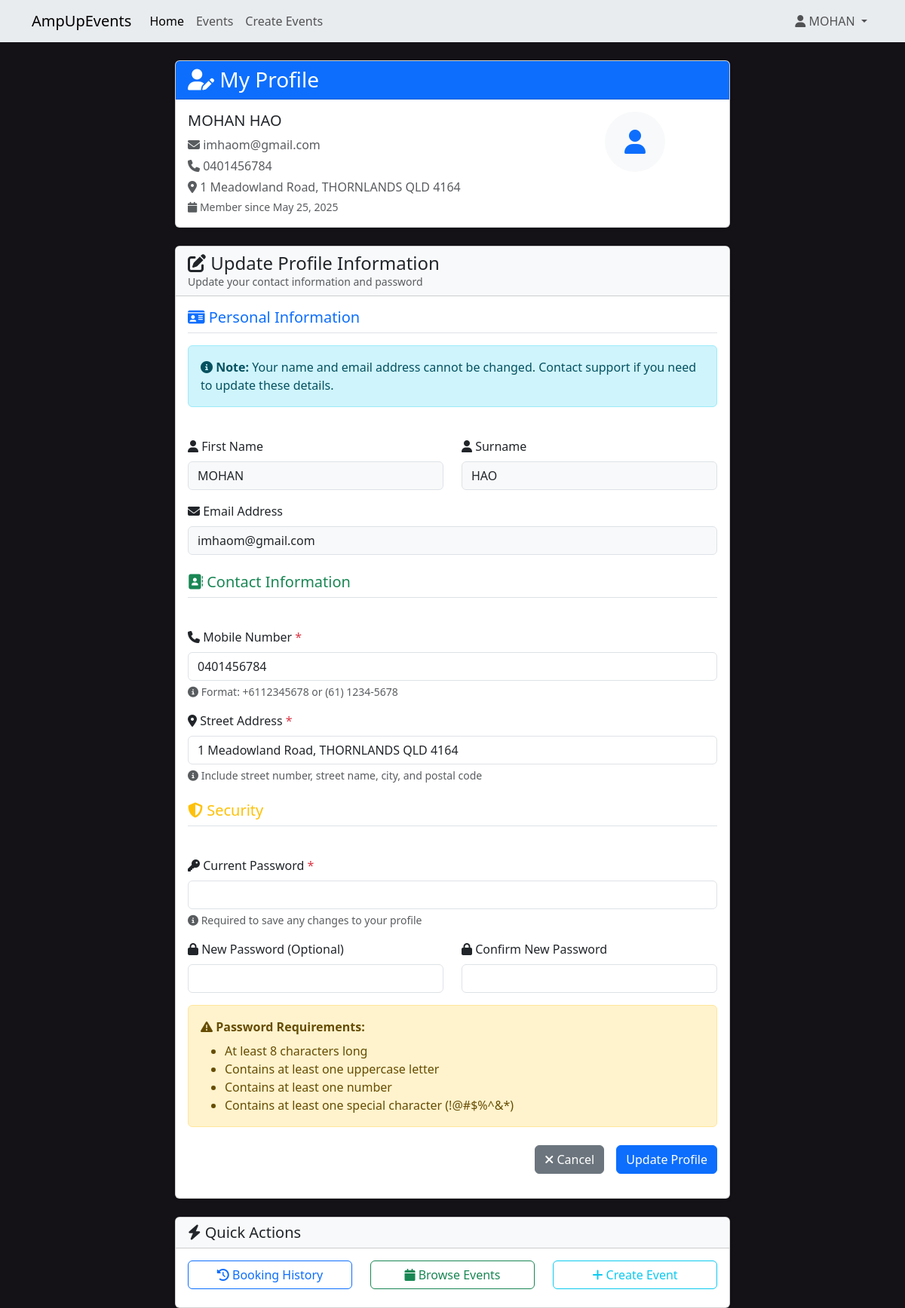
Screenshot of /profile (signed in) with the database file from the repository.
### website/models.py (models this page shows, shortened)
class User(db.Model, UserMixin):
    __tablename__ = 'users'
    id = db.Column(db.Integer, primary_key=True)  # Unique identifier for the user.
    firstName = db.Column(db.String(100), index=True, unique=False, nullable=False)  # User's first name, indexed for faster searches
    surname = db.Column(db.String(100), index=True, unique=False, nullable=False)  # User's surname, indexed
    email = db.Column(db.String(100), index=True, nullable=False, unique=True)  # User's email, must be unique
    mobileNumber = db.Column(db.String(15), index=True, nullable=False, unique=True)  # User's mobile number, must be unique
    streetAddress = db.Column(db.String(150), index=True, nullable=False)  # User's street address
    password_hash = db.Column(db.String(255), nullable=False)  # Hashed password for security
    role = db.Column(db.String(20), default='attendee')  # User role, defaults to 'attendee' (e.g., 'creator', 'admin')
    created_at = db.Column(db.DateTime, default=datetime.now)  # Timestamp for when the user was created
    updated_at = db.Column(db.DateTime, default=datetime.now, onupdate=datetime.now)  # Timestamp for the last update
    comments = db.relationship('Comment', backref='user', lazy='dynamic')
    bookings = db.relationship('Booking', backref='user', lazy='dynamic')
    events_created = db.relationship('Event', foreign_keys='Event.created_by', backref='creator_user', lazy='dynamic')

### website/views.py (the view, shortened to what this page needs)
@main_bp.route('/profile', methods=['GET', 'POST'])
@login_required
def profile():
    form = ProfileUpdateForm(original_mobile=current_user.mobileNumber)
    if request.method == 'GET':
        form.firstName.data = current_user.firstName
        form.surname.data = current_user.surname
        form.email.data = current_user.email
        form.mobileNumber.data = current_user.mobileNumber
        form.streetAddress.data = current_user.streetAddress
    return render_template('auth/profile.html', form=form)

### website/templates/auth/profile.html (shortened to what this page needs)
{% extends 'base.html' %}
{% block content %}
<div class="container mt-4">
    <div class="row justify-content-center">
        <div class="col-md-8">
            <div class="card shadow-sm mb-4">
                <div class="card-header bg-primary text-white">
                    <h3 class="card-title mb-0">
                        <i class="fas fa-user-edit"></i> My Profile
                    </h3>
                </div>
                <div class="card-body">
                    <div class="row">
                        <div class="col-md-8">
                            <h5>{{ current_user.firstName }} {{ current_user.surname }}</h5>
                            <p class="text-muted mb-1">
                                <i class="fas fa-envelope"></i> {{ current_user.email }}
                            </p>
                            <p class="text-muted mb-1">
                                <i class="fas fa-phone"></i> {{ current_user.mobileNumber }}
                            </p>
                            <p class="text-muted mb-1">
                                <i class="fas fa-map-marker-alt"></i> {{ current_user.streetAddress }}
                            </p>
                            <small class="text-muted">
                                <i class="fas fa-calendar"></i> Member since {{ current_user.created_at.strftime('%B %d, %Y') }}
                            </small>
                        </div>
                        <div class="col-md-4 text-center">
                            <div class="bg-light rounded-circle d-inline-flex align-items-center justify-content-center"
                                 style="width: 80px; height: 80px;">
                                <i class="fas fa-user fa-2x text-primary"></i>
                            </div>
                        </div>
                    </div>
                </div>
            </div>
            <div class="card shadow-sm">
                <div class="card-header bg-light">
                    <h4 class="card-title mb-0">
                        <i class="fas fa-edit"></i> Update Profile Information
                    </h4>
                    <small class="text-muted">Update your contact information and password</small>
                </div>
                <div class="card-body">
                    <form method="POST" novalidate>
                        <div class="row mb-4">
                            <div class="col-12">
                                <h5 class="text-primary border-bottom pb-2 mb-3">
                                    <i class="fas fa-id-card"></i> Personal Information
                                </h5>
                                <div class="alert alert-info" role="alert">
                                    <i class="fas fa-info-circle"></i>
                                    <strong>Note:</strong> Your name and email address cannot be changed.
                                    Contact support if you need to update these details.
                                </div>
                            </div>
                        </div>
                        <div class="row mb-3">
                            <div class="col-md-6">
                                <label for="{{ form.firstName.id }}" class="form-label">
                                    <i class="fas fa-user"></i> First Name
                                </label>
                                {{ form.firstName(class="form-control bg-light") }}
                            </div>
                            <div class="col-md-6">
                                <label for="{{ form.surname.id }}" class="form-label">
                                    <i class="fas fa-user"></i> Surname
                                </label>
                                {{ form.surname(class="form-control bg-light") }}
                            </div>
                        </div>
                        <div class="row mb-4">
                            <div class="col-12">
                                <label for="{{ form.email.id }}" class="form-label">
                                    <i class="fas fa-envelope"></i> Email Address
                                </label>
                                {{ form.email(class="form-control bg-light") }}
                            </div>
                        </div>
                        <div class="row mb-4">
                            <div class="col-12">
                                <h5 class="text-success border-bottom pb-2 mb-3">
                                    <i class="fas fa-address-book"></i> Contact Information
                                </h5>
                            </div>
                        </div>
                        <div class="row mb-3">
                            <div class="col-12">
                                <label for="{{ form.mobileNumber.id }}" class="form-label">
                                    <i class="fas fa-phone"></i> Mobile Number <span class="text-danger">*</span>
                                </label>
                                {{ form.mobileNumber(class="form-control" + (" is-invalid" if form.mobileNumber.errors else "")) }}
                                <div class="form-text">
                                    <i class="fas fa-info-circle"></i>
                                    Format: +6112345678 or (61) 1234-5678
                                </div>
                            </div>
                        </div>
                        <div class="row mb-4">
                            <div class="col-12">
                                <label for="{{ form.streetAddress.id }}" class="form-label">
                                    <i class="fas fa-map-marker-alt"></i> Street Address <span class="text-danger">*</span>
                                </label>
                                {{ form.streetAddress(class="form-control" + (" is-invalid" if form.streetAddress.errors else "")) }}
                                <div class="form-text">
                                    <i class="fas fa-info-circle"></i>
                                    Include street number, street name, city, and postal code
                                </div>
                            </div>
                        </div>
                        <div class="row mb-4">
                            <div class="col-12">
                                <h5 class="text-warning border-bottom pb-2 mb-3">
                                    <i class="fas fa-shield-alt"></i> Security
                                </h5>
                            </div>
                        </div>
                        <div class="row mb-3">
                            <div class="col-12">
                                <label for="{{ form.current_password.id }}" class="form-label">
                                    <i class="fas fa-key"></i> Current Password <span class="text-danger">*</span>
                                </label>
                                {{ form.current_password(class="form-control" + (" is-invalid" if form.current_password.errors else "")) }}
                                <div class="form-text">
                                    <i class="fas fa-info-circle"></i>
                                    Required to save any changes to your profile
                                </div>
                            </div>
                        </div>
                        <div class="row mb-3">
                            <div class="col-md-6">
                                <label for="{{ form.new_password.id }}" class="form-label">
                                    <i class="fas fa-lock"></i> New Password (Optional)
                                </label>
                                {{ form.new_password(class="form-control" + (" is-invalid" if form.new_password.errors else "")) }}
                            </div>
                            <div class="col-md-6">
                                <label for="{{ form.confirm_password.id }}" class="form-label">
                                    <i class="fas fa-lock"></i> Confirm New Password
                                </label>
                                {{ form.confirm_password(class="form-control" + (" is-invalid" if form.confirm_password.errors else "")) }}
                            </div>
                        </div>
                        <div class="alert alert-warning" role="alert">
                            <i class="fas fa-exclamation-triangle"></i>
                            <strong>Password Requirements:</strong>
                            <ul class="mb-0 mt-2">
                                <li>At least 8 characters long</li>
                                <li>Contains at least one uppercase letter</li>
                                <li>Contains at least one number</li>
                                <li>Contains at least one special character (!@#$%^&*)</li>
                            </ul>
                        </div>
                        <div class="row mt-4">
                            <div class="col-12">
                                <div class="d-grid gap-2 d-md-flex justify-content-md-end">
                                    <a href="{{ url_for('main.booking_history') }}" class="btn btn-secondary me-md-2">
                                        <i class="fas fa-times"></i> Cancel
                                    </a>
                                    {{ form.submit(class="btn btn-primary") }}
                                </div>
                            </div>
                        </div>
                    </form>
                </div>
            </div>
            <div class="card shadow-sm mt-4">
                <div class="card-header bg-light">
                    <h5 class="card-title mb-0">
                        <i class="fas fa-bolt"></i> Quick Actions
                    </h5>
                </div>
                <div class="card-body">
                    <div class="row">
                        <div class="col-md-4 mb-2">
                            <a href="{{ url_for('main.booking_history') }}" class="btn btn-outline-primary w-100">
                                <i class="fas fa-history"></i> Booking History
                            </a>
                        </div>
                        <div class="col-md-4 mb-2">
                            <a href="{{ url_for('event.allevents') }}" class="btn btn-outline-success w-100">
                                <i class="fas fa-calendar"></i> Browse Events
                            </a>
                        </div>
                        <div class="col-md-4 mb-2">
                            <a href="{{ url_for('event.create') }}" class="btn btn-outline-info w-100">
                                <i class="fas fa-plus"></i> Create Event
                            </a>
                        </div>
                    </div>
                </div>
            </div>
        </div>
    </div>
</div>
{% endblock %}

### website/templates/base.html (shortened to what this page needs)
<html>
<head>
    <link href="https://cdn.jsdelivr.net/npm/bootstrap@5.3.2/dist/css/bootstrap.min.css" rel="stylesheet"
>
    <link rel="stylesheet" href="https://cdnjs.cloudflare.com/ajax/libs/font-awesome/6.4.0/css/all.min.css">
</head>
<body style="background-color: #141117;">
    <header>
        <nav class="navbar navbar-expand-lg navbar-light bg-body-secondary">
            <div class="container">
                <a class="navbar-brand" href="/">AmpUpEvents</a>
                <div class="collapse navbar-collapse" id="navbarSupportedContent">
                    <div class="navbar-nav me-auto">
                        <a class="nav-item nav-link active" aria-current="page" href="/">Home</a>
                        <a class="nav-item nav-link" href="{{ url_for('event.allevents') }}">Events</a>
                        {% if current_user.is_authenticated %}
                            <a class="nav-item nav-link" href="{{ url_for('event.create') }}">Create Events</a>
                        {% endif %}
                    </div>
                    <div class="navbar-nav ms-auto">
                        {% if current_user.is_authenticated %}
                        <div class="nav-item dropdown">
                            <a class="nav-link dropdown-toggle" href="#" role="button" data-bs-toggle="dropdown" aria-expanded="false">
                                <i class="fas fa-user"></i> {{current_user.firstName}}
                            </a>
                        </div>
                        {% else %}
                        <a class="nav-item nav-link me-3" href="{{ url_for('auth.register') }}">Register</a>
                        <a class="nav-item nav-link" href="{{ url_for('auth.login') }}">Login</a>
                        {% endif %}
                    </div>
                </div>
            </div>
        </nav>
    </header>
    {% block content %}
    {% endblock %}
</body>
</html>

### rows the page displays
User: firstName "MOHAN", surname "HAO", email "imhaom@gmail.com", mobileNumber "0401456784", streetAddress "1 Meadowland Road, THORNLANDS QLD 4164", created_at "May 25, 2025"
